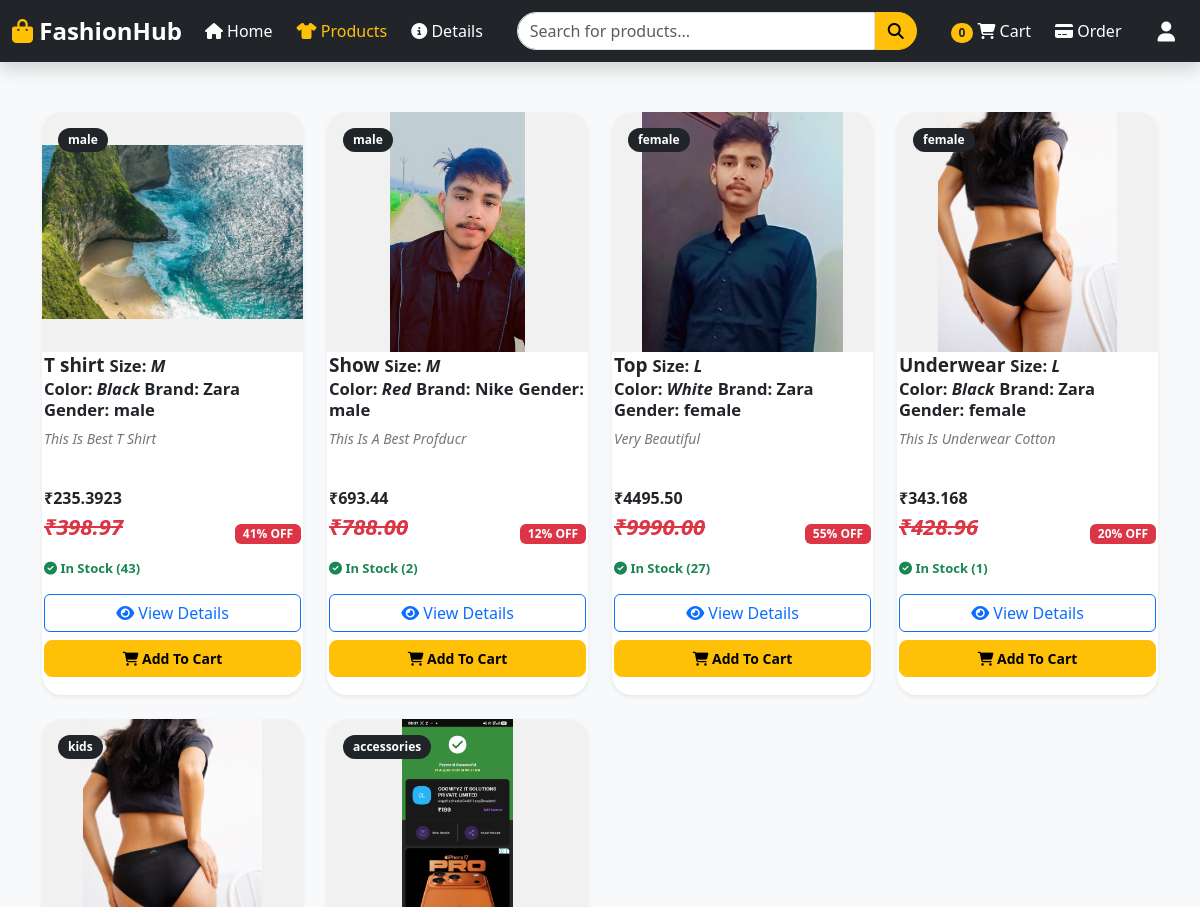
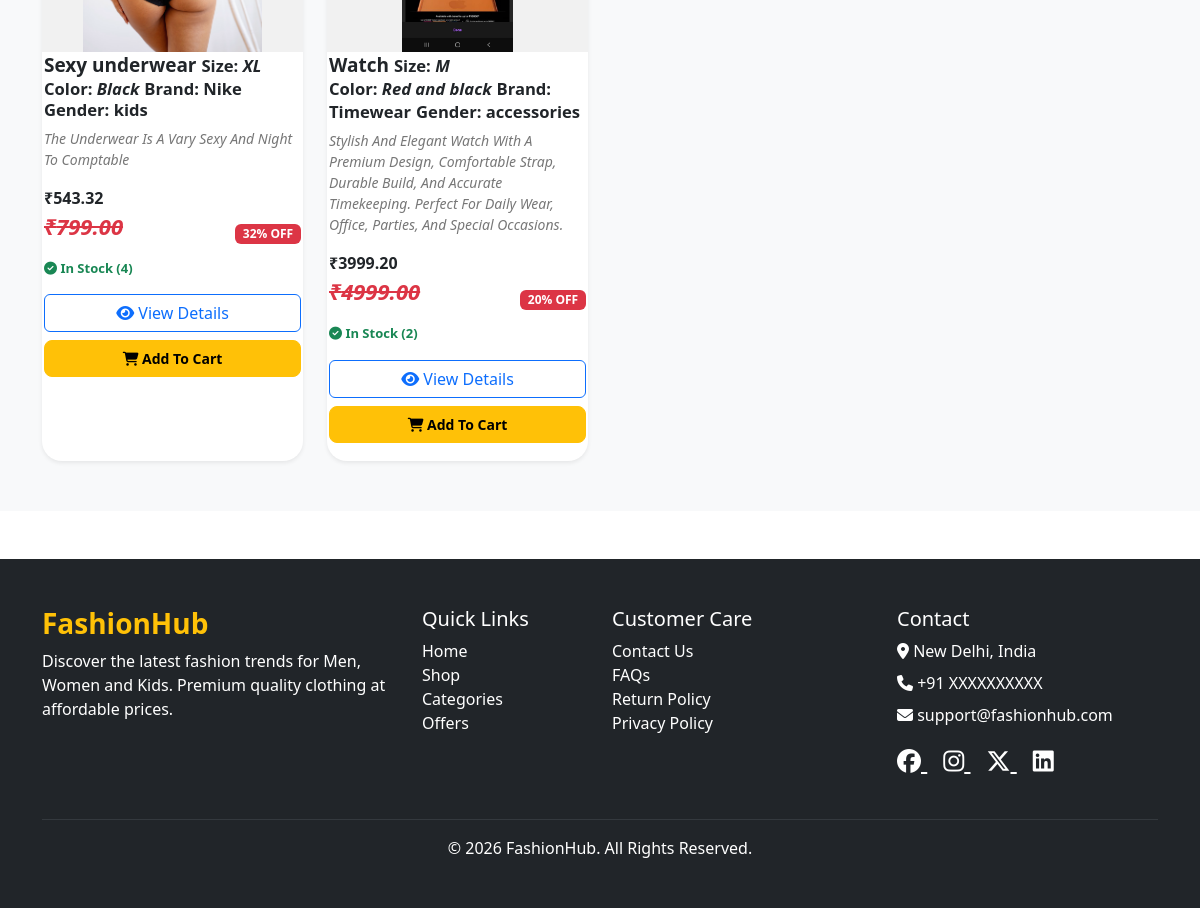
Screenshot of /products/ with the database file from the repository (2 pictures, top to bottom).
### AppApi/models.py (models this page shows, shortened)
class Product(models.Model):
    name = models.CharField(max_length=200)
    category = models.CharField(max_length=100)
    gender = models.CharField(
        max_length=15,
        choices=GENDER_CHOICES
    )
    description = models.TextField()
    price = models.DecimalField(max_digits=10, decimal_places=2)
    discount = models.IntegerField(default=0)
    image = models.ImageField(upload_to='products/')
    stock = models.PositiveIntegerField(default=0)
    size = models.CharField(
            max_length=4,
            choices=SIZE_CHOICES
        )
    color = models.CharField(max_length=50, blank=True)
    brand = models.CharField(max_length=100, blank=True)
    sku = models.CharField(max_length=100, unique=True)
    created_at = models.DateTimeField(auto_now_add=True)

### CodeAlpha/frontend_view.py (the view)
# urls.py: path('products/',frontend_view.products,name='products'),
def products(request):
    products = Product.objects.all()
    for product in products:
             product.name = product.name.capitalize()
             product.color = product.color.capitalize()
             product.brand = product.brand.capitalize()
             product.size = product.size.upper()
             product.description = product.description.title()
             product.discount_price = product.price - (product.price * product.discount / 100)
    return render(request, "products.html", {"products": products})

### templates/products.html
{% include "header.html" %}
{% include "product_section.html" %}
{% include "footer.html" %}

### templates/product_section.html (shortened to what this page needs)
{% load static %}
<link rel="stylesheet" href="{% static 'products.css' %}">
<section class="products-section">
    <div class="container">
    <div class="row g-4">
        {% for product in products %}
        <div class="col-6 col-md-6 col-lg-4 col-xl-3">
            <div class="card product-card shadow-sm h-100">
                <div class="product-image-wrapper">
                    {% if product.image %}
                    <img src="{{ product.image.url }}"
                         class="product-image"
                         alt="{{ product.name }}">
                    {% endif %}
                    <span class="badge bg-dark position-absolute top-0 start-0 m-3 gender-badge">
                        {{ product.gender  }}
                    </span>
                </div>
                <div class="product-info">
                    <h6 class="product-name">
                        <b>{{ product.name }}</b>  <small>Size: <i>{{ product.size }}</i></small>
                        <br>
                        <small>Color: <i>{{ product.color }}</i></small>
                        <small>Brand: {{ product.brand }}</small>
                        <small>Gender: {{ product.gender }}</small>
                    </h6>
                    <p class="product-description">
                        <i>{{ product.description  }}</i>
                    </p>
                <strong>
                            ₹{{ product.discount_price}}
                        </strong>
                    <div class="d-flex justify-content-between align-items-center ">
                        <span class="product-price">
                            <p style="text-decoration: line-through;"><i>₹{{ product.price }} </i></p>
                        </span>
                        {% if product.discount %}
                            <span class="badge bg-danger">
                                {{ product.discount }}% OFF
                            </span>
                        {% endif %}
                    </div>
                    {% if product.stock > 0 %}
                        <p class="stock-text mb-3">
                            <i class="fa-solid fa-circle-check"></i>
                            In Stock ({{ product.stock }})
                        </p>
                    {% else %}
                        <p class="text-danger fw-bold mb-3">
                            <i class="fa-solid fa-circle-xmark"></i>
                            Out of Stock
                        </p>
                    {% endif %}
                    <div class="d-grid gap-2">
                        <a href="{% url 'products_details' %}"
                           class="btn btn-outline-primary">
                            <i class="fa-solid fa-eye"></i>
                            View Details
                        </a>
                        {% if product.stock > 0 %}
                        <form method="POST" action="{% url 'add_to_cart' product.id %}">
                            <button type="submit" class="btn btn-warning cart-btn w-100">
                                <i class="fa-solid fa-cart-shopping"></i>
                                Add To Cart
                            </button>
                        </form>
                        {% else %}
                        <button class="btn btn-secondary cart-btn"
                                disabled>
                            Out of Stock
                        </button>
                        {% endif %}
                    </div>
                </div>
            </div>
        </div>
        {% endfor %}
    </div>
    </div>
</section>

### static/products.css (style rules this page uses)
.products-section { padding: 50px 0; background: #f8f9fa; }
.product-card { border: none; border-radius: 20px; overflow: hidden; transition: 0.3s ease; background: #fff; }
.product-image-wrapper { position: relative; overflow: hidden; background: #f1f1f1; }
.product-image { width: 100%; height: 300px; object-fit: cover; transition: transform 0.4s ease; }
.product-info { padding: 2px; }
.product-name { font-size: 19px; font-weight: 600; margin-bottom: 8px; }
.product-description { font-size: 14px; color: #777; min-height: 42px; }
.product-price { font-size: 22px; font-weight: 700; color: #dc3545; }
.gender-badge { font-size: 12px; padding: 6px 10px; border-radius: 20px; }
.stock-text { font-size: 13px; color: #198754; font-weight: 600; }
.cart-btn { border-radius: 8px; font-weight: 600; padding: 7px; font-size: 14px; transition: 0.3s; }
.product-image { width: 100%; height: 240px; object-fit: contain; background: #f1f1f1; transition: transform 0.4s ease; }

### rows the page displays
Product: image (picture), gender "male", name "T shirt", size "M", color "Black", brand "Zara", description "This Is Best T Shirt", discount_price "235.3923", price "398.97", discount "41", stock "43", shows "Add To Cart"
Product: image (picture), gender "male", name "Show", size "M", color "Red", brand "Nike", description "This Is A Best Profducr", discount_price "693.44", price "788.00", discount "12", stock "2", shows "Add To Cart"
Product: image (picture), gender "female", name "Top", size "L", color "White", brand "Zara", description "Very Beautiful", discount_price "4495.50", price "9990.00", discount "55", stock "27", shows "Add To Cart"
Product: image (picture), gender "female", name "Underwear", size "L", color "Black", brand "Zara", description "This Is Underwear Cotton", discount_price "343.168", price "428.96", discount "20", stock "1", shows "Add To Cart"
Product: image (picture), gender "kids", name "Sexy underwear", size "XL", color "Black", brand "Nike", description "The Underwear Is A Vary Sexy And Night To Comptable", discount_price "543.32", price "799.00", discount "32", stock "4", shows "Add To Cart"
Product: image (picture), gender "accessories", name "Watch", size "M", color "Red and black", brand "Timewear", description "Stylish And Elegant Watch With A Premium Design, Comfortable Strap, Durable Build, And Accurate Timekeeping. Perfect For Daily Wear, Office, Parties, And Special Occasions.", discount_price "3999.20", price "4999.00", discount "20", stock "2", shows "Add To Cart"
